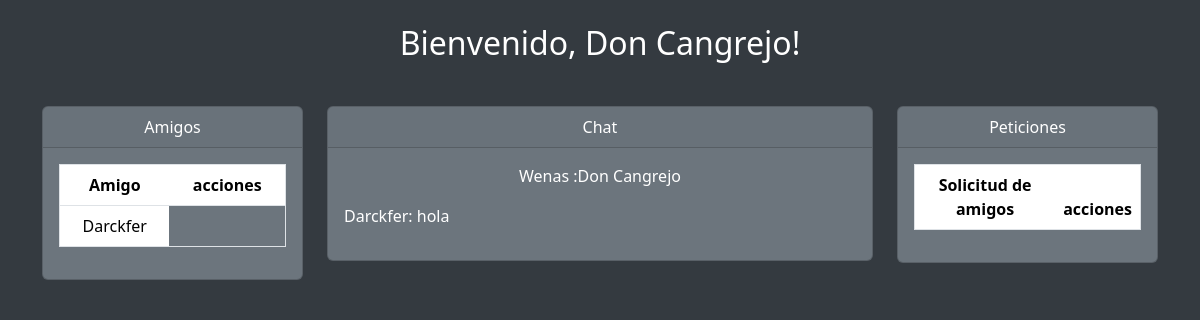
Screenshot of /perfil.php (signed in) with the database file from the repository.
### tables this page shows
CREATE TABLE `tbl_amistad` (
    `id_amistad` INT(3) NOT NULL PRIMARY KEY AUTO_INCREMENT,
    `id_emisor` INT(3) NOT NULL,
    `id_receptor` INT(3) NOT NULL,
    `boamistad` BOOLEAN NOT NULL,
    CONSTRAINT `fk_amistad_emisor` FOREIGN KEY (`id_emisor`) REFERENCES `tbl_usuarios`(`id_usu`) ON DELETE CASCADE ON UPDATE CASCADE,
    CONSTRAINT `fk_amistad_receptor` FOREIGN KEY (`id_receptor`) REFERENCES `tbl_usuarios`(`id_usu`) ON DELETE CASCADE ON UPDATE CASCADE
);

CREATE TABLE `tbl_usuarios` (
    `id_usu` INT(3) PRIMARY KEY AUTO_INCREMENT,
    `nick_usu` VARCHAR(25) NOT NULL,
    `nom_usu` VARCHAR(50) NOT NULL,
    `email_usu` VARCHAR(100) NOT NULL,
    `pwd_usu` VARCHAR(255) NOT NULL  
);

CREATE TABLE `tbl_chat` (
    `id_chat` INT(3) NOT NULL PRIMARY KEY AUTO_INCREMENT,
    `id_emisor` INT(3) NOT NULL,
    `id_receptor` INT(3) NOT NULL,
    `mensaje_chat` VARCHAR(255) NOT NULL,
    `fecha_hora_chat` DATETIME NOT NULL,
    CONSTRAINT `fk_chat_emisor` FOREIGN KEY (`id_emisor`) REFERENCES `tbl_usuarios`(`id_usu`) ON DELETE CASCADE ON UPDATE CASCADE,
    CONSTRAINT `fk_chat_receptor` FOREIGN KEY (`id_receptor`) REFERENCES `tbl_usuarios`(`id_usu`) ON DELETE CASCADE ON UPDATE CASCADE
);

### procesos_perfil/chat.php (the view)
<?php
$id = $_SESSION['id_user'];
$sql = "SELECT a.*,
        u1.nick_usu AS emisor,
        u2.nick_usu AS receptor
        FROM tbl_chat AS a
        INNER JOIN tbl_usuarios AS u1 ON a.id_emisor = u1.id_usu
        INNER JOIN tbl_usuarios AS u2 ON a.id_receptor = u2.id_usu  AND (id_emisor = $id OR id_receptor= $id) ORDER BY id_chat DESC;";
$stmt = mysqli_prepare($con, $sql);
mysqli_stmt_execute($stmt);
$resultado = mysqli_stmt_get_result($stmt);
foreach ($resultado as $fila) {
?>
    <div>
        <?php echo $fila['id_emisor'] == $id ?
            "<p style= 'text-align:left'>" . $fila['receptor'] . ": " . $fila['mensaje_chat'] . "</p>"
            : "<p style= 'text-align:rigth'>" . $fila['mensaje_chat'] . " :" . $fila['receptor'] . "</p>"; ?>
    </div>
<?php
}

### procesos_perfil/amigos.php (shortened to what this page needs)
<?php
$id = $_SESSION['id_user'];
$sql = "SELECT a.*,
        u1.nick_usu AS emisor,
        u2.nick_usu AS receptor
        FROM tbl_amistad AS a
        INNER JOIN tbl_usuarios AS u1 ON a.id_emisor = u1.id_usu
        INNER JOIN tbl_usuarios AS u2 ON a.id_receptor = u2.id_usu AND boamistad=1  AND (id_emisor = $id OR id_receptor= $id);";
$stmt = mysqli_prepare($con, $sql);
mysqli_stmt_execute($stmt);
$resultado = mysqli_stmt_get_result($stmt);
?>
<table class="table" border="1px">
    <thead>
        <tr>
            <th scope="col">Amigo</th>
            <th scope="col">acciones</th>
        </tr>
    </thead>
    <tbody>
        <?php
        foreach ($resultado as $fila) {
        ?>
            <tr>
                <td><?php echo $fila['id_emisor'] == $id ? $fila['receptor'] : $fila['emisor']; ?></td>
            </tr>
        <?php
        }
        ?>
    </tbody>
</table>

### perfil.php (style rules this page uses)
body { background-color: #343a40; }

### rows the page displays
tbl_amistad: id_emisor.nick_usu "Darckfer"
tbl_chat: mensaje_chat "Wenas", id_receptor.nick_usu "Don Cangrejo"
tbl_chat: id_receptor.nick_usu "Darckfer", mensaje_chat "hola"

### other values shown
$nick "Don Cangrejo"
